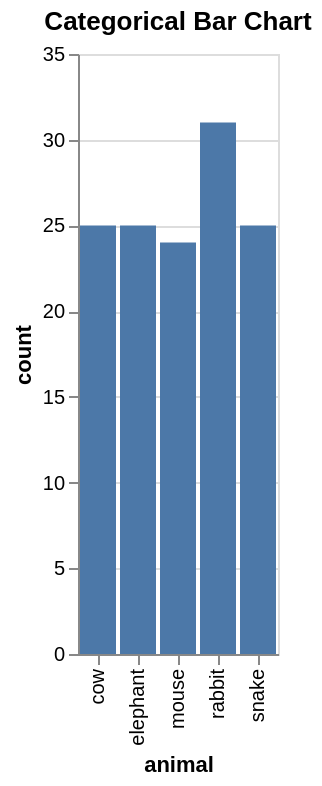

This figure's Vega-Lite source:
### Vega-Lite specification from a JSON file in a GitHub repository (floating-point values rounded to 4 significant figures)
{"$schema": "https://vega.github.io/schema/vega-lite/v5.json", "title": {"text": "Categorical Bar Chart"}, "data": {"values": [{"animal": "rabbit", "value": 31}, {"animal": "cow", "value": 25}, {"animal": "snake", "value": 25}, {"animal": "elephant", "value": 25}, {"animal": "mouse", "value": 24}]}, "mark": {"type": "bar", "tooltip": true}, "encoding": {"x": {"field": "animal", "type": "nominal"}, "y": {"title": "count", "field": "value", "type": "quantitative"}}}
